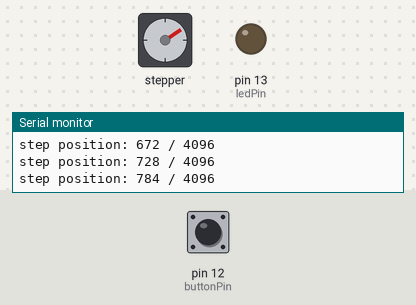
Simulated run of this sketch. Board: Arduino Uno, built with avr-gcc and run on an emulated ATmega328P. Shown: stepper motor, output pins drawn as LEDs (lit = HIGH), the last lines printed to the serial monitor. The inputs (shaded band) are chosen by the test bench; at power-on: pin 12 (buttonPin) LOW. Stepper angles assume 4096 steps per turn.

Above: at 1.2 s.
1.3 s: pin 12 (buttonPin) pulled HIGH for 0.15 s
At 1.6 s:
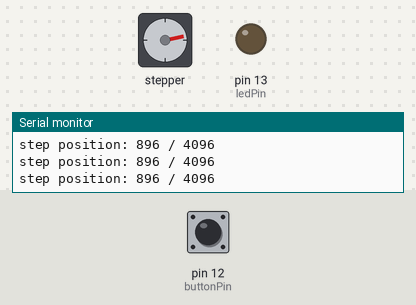
4.4 s: pin 12 (buttonPin) pulled HIGH for 1 s
At 4.56 s:
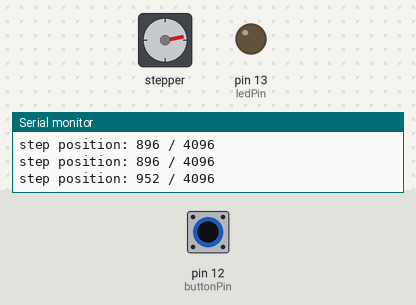
7.4 s: pin 12 (buttonPin) pulled HIGH for 0.15 s
At 7.8 s:
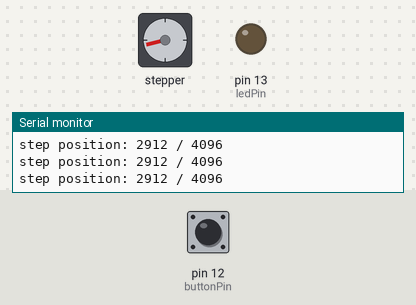
10.5 s: pin 12 (buttonPin) pulled HIGH for 3.2 s
At 10.97 s:
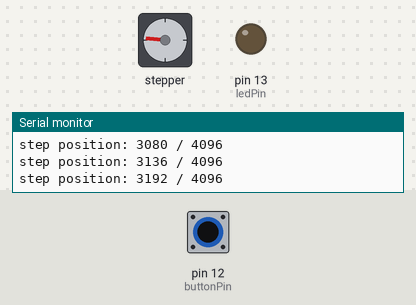
15.2 s: pin 12 (buttonPin) pulsed HIGH 5 times (0.12 s each, 0.3 s apart)
At 16.7 s:
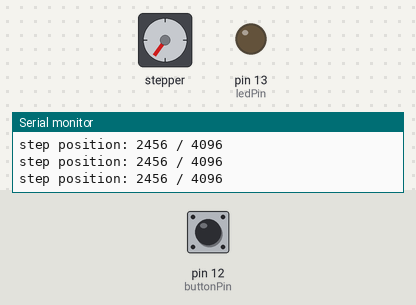
19.7 s: pin 12 (buttonPin) pulled HIGH for 0.15 s
At 20.17 s:
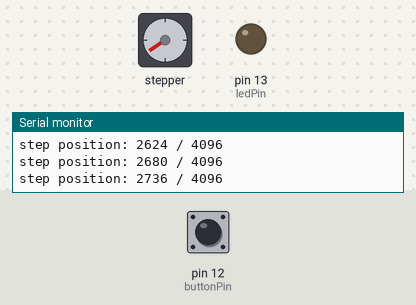
Timing chart, 0 to 23.7 s (numbered marks = the images above; inputs shaded):
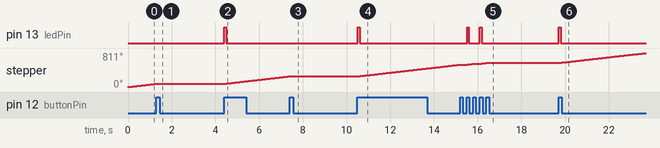

Measured:
- after the input at 1.3 s, stepper: goes on until 1.3 s, then stays 78°
- after the input at 4.4 s, pin 13 (ledPin): LOW → HIGH at once, → LOW 0.08 s later; stepper: keeps turning clockwise at about 60°/s, starting at once
- after the input at 7.4 s, stepper: stops changing and stays 255°
- after the input at 10.5 s, pin 13 (ledPin): LOW → HIGH at once, → LOW 0.08 s later; stepper: keeps turning clockwise at about 59°/s, starting at once
- after the input at 15.2 s, pin 13 (ledPin): alternates HIGH for 0.08 s and LOW for 0.50 s, 4 changes in all, then stays LOW, starting after 0.31 s
- after the input at 19.7 s, pin 13 (ledPin): LOW → HIGH at once, → LOW 0.08 s later; stepper: keeps turning clockwise at about 59°/s, starting at once
- by itself, stepper: keeps turning clockwise at about 60°/s

The sketch:

sketch_sep01a.ino
```cpp
#include <CheapStepper.h>

CheapStepper stepper (2,3,4,5);

const int buttonPin = 12;     // the number of the pushbutton pin
const int ledPin =  13;      // the number of the LED pin
boolean moveClockwise = true;
int buttonState = 0;
bool isActive=true;

void setup() {
  buttonState= isActive;
 // initialize the LED pin as an output:
  pinMode(ledPin, OUTPUT);
  // initialize the pushbutton pin as an input:
  pinMode(buttonPin, INPUT);
  // let's set a custom speed of 20rpm (the default is ~16.25rpm)

  stepper.setRpm(10);
  /* Note: CheapStepper library assumes you are powering your 28BYJ-48 stepper
   * using an external 5V power supply (>100mA) for RPM calculations
   * -- don't try to power the stepper directly from the Arduino
   *
   * accepted RPM range: 6RPM (may overheat) - 24RPM (may skip)
   * ideal range: 10RPM (safe, high torque) - 22RPM (fast, low torque)
   */

  // now let's set up a serial connection and print some stepper info to the console

  Serial.begin(9600); Serial.println();
  Serial.print(stepper.getRpm()); // get the RPM of the stepper
  Serial.print(" rpm = delay of ");
  Serial.print(stepper.getDelay()); // get delay between steps for set RPM
  Serial.print(" microseconds between steps");
  Serial.println();

  // stepper.setTotalSteps(4076);
  /* you can uncomment the above line if you think your motor
   * is geared 63.68395:1 (measured) rather than 64:1 (advertised)
   * which would make the total steps 4076 (rather than default 4096)
   * for more info see: http://forum.arduino.cc/index.php?topic=71964.15
   */
}

void loop() {

bool previousState = buttonState;
 buttonState = digitalRead(buttonPin);
  if (buttonState == HIGH && previousState!= buttonState) {
    // turn LED on:
    isActive=!isActive;
    digitalWrite(ledPin, HIGH);
  } else {
    // turn LED off:
    digitalWrite(ledPin, LOW);
  }


     moveClockwise = true;
    if(isActive)
       stepper.moveDegrees  (true, 5);
    Serial.print("step position: ");
    Serial.print(stepper.getStep()); // get the current step position
    Serial.print(" / 4096");
    Serial.println();
    //delay(3000); // wait a sec
   // stepper.moveDegrees  (false, 360);

}
```
